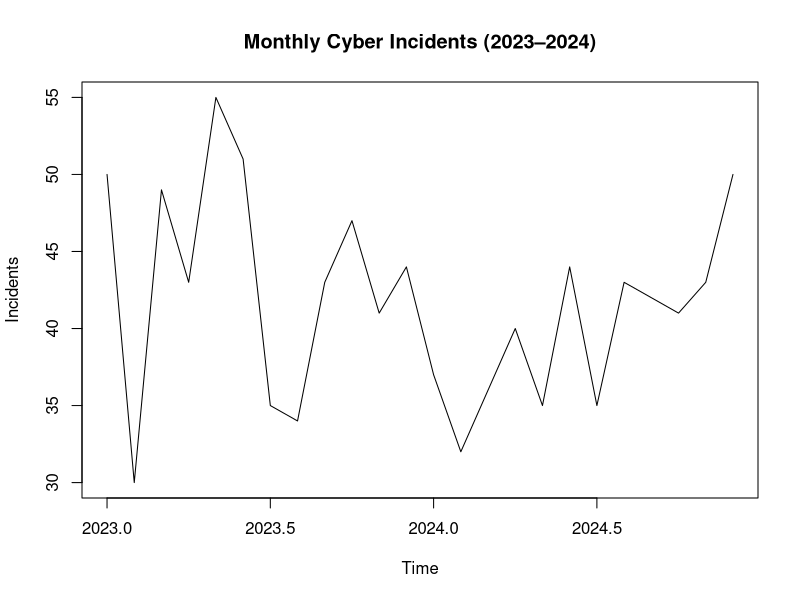
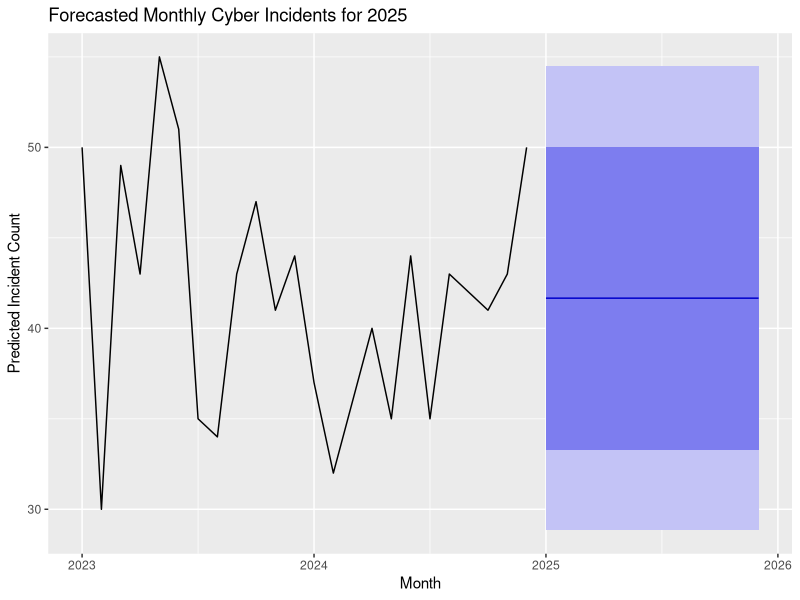
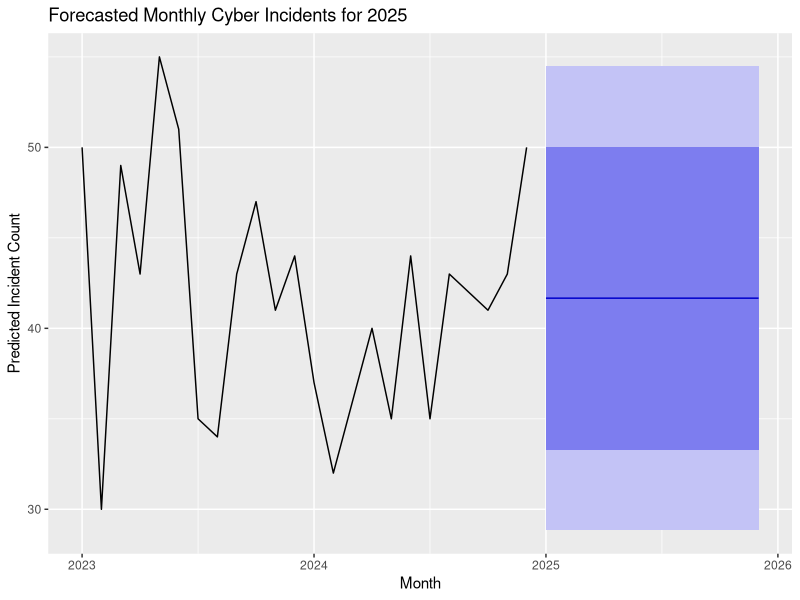

The R source for these figures, in order:
# =============================================
# Operation Silent Web — Predictive Model Script
# Purpose: Forecast future cyberattacks by month
# =============================================

# ---------------------------------------------
# Step 1: Load required libraries
# ---------------------------------------------

# tidyverse for data wrangling
library(tidyverse)

# lubridate to handle dates
library(lubridate)

# forecast for time series modeling and projections
library(forecast)

# ---------------------------------------------
# Step 2: Load and prepare your dataset
# ---------------------------------------------

# Load the mock cyber incident data
cyber_data <- read_csv("data/cyber_incidents_mock.csv")

# Convert incident_date column to Date format if needed
cyber_data$incident_date <- as.Date(cyber_data$incident_date)

# Aggregate number of incidents by month
monthly_data <- cyber_data %>%
  mutate(month = floor_date(incident_date, "month")) %>%
  count(month)

# View a sample of the result
head(monthly_data)

# ---------------------------------------------
# Step 3: Convert to time series object
# ---------------------------------------------

# Create a time series object from monthly counts
# start = c(2023, 1) assumes your dataset begins in Jan 2023
incident_ts <- ts(monthly_data$n, start = c(2023, 1), frequency = 12)

# Plot the time series to visualize trends
plot(incident_ts,
     main = "Monthly Cyber Incidents (2023–2024)",
     ylab = "Incidents", xlab = "Time")

# ---------------------------------------------
# Step 4: Fit ARIMA model
# ---------------------------------------------

# Automatically select best ARIMA model based on AIC
model <- auto.arima(incident_ts)

# Summary of model
summary(model)

# ---------------------------------------------
# Step 5: Forecast next 12 months
# ---------------------------------------------

# Predict 12 months into the future (for 2025)
forecasted <- forecast(model, h = 12)

# Plot the forecast
autoplot(forecasted) +
  labs(
    title = "Forecasted Monthly Cyber Incidents for 2025",
    x = "Month", y = "Predicted Incident Count"
  )

# Save forecast chart
ggsave("visuals/forecasted_cyber_incidents.png", width = 8, height = 5)

# ---------------------------------------------
# Step 6: Export forecast data (optional)
# ---------------------------------------------

# Save forecasted values to CSV
write_csv(as_tibble(forecasted), "data/cyber_incident_forecast.csv")

# Done!
# You can now include this chart and results in your R Markdown report.
